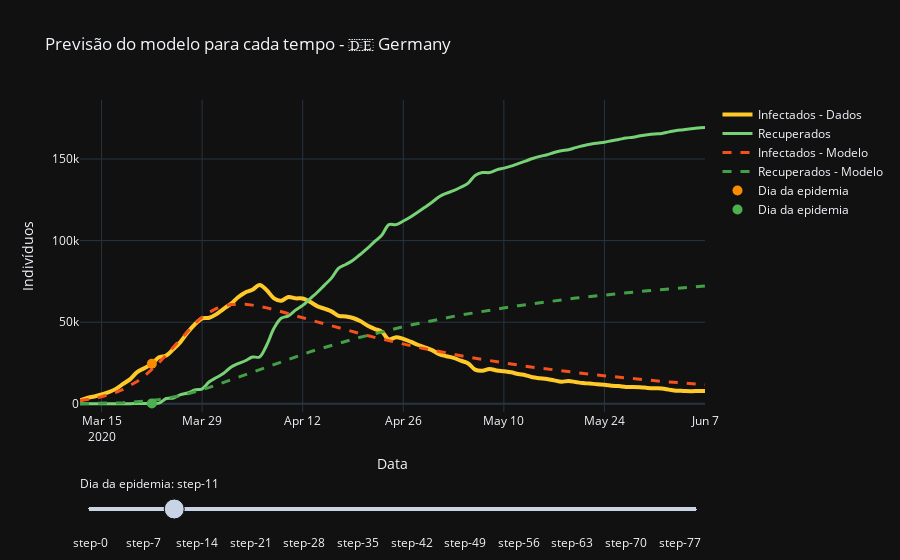

Write notebook code for a chart like this one.
### Markdown cell above
# Visualizando as previsões de $I(t)$ e $R(t)$

Vamos analisar as previsões quando somente os dados antes do pico são fornecidos ao modelo, e as previões utilizando os dados após o pico:

### Code cell
# Create figure
fig = go.Figure()

# Add the correct trace
fig.add_trace(go.Scatter(
                x=time_ref, 
                y=I,
                name="Infectados - Dados",
                mode='lines',
                line_shape='spline',
                line = dict(color='#ffca28', width=4)))
fig.add_trace(go.Scatter(
                x=time_ref,
                y=R,
                name="Recuperados - Dados",
                mode="lines",
                line_shape="spline",
                line=dict(color='#76d275', width=3)))

# Add traces, one for each slider step
for prediction in saved_prediction:
    fig.add_trace(
        go.Scatter(
            visible=False,
            line=dict(color="#f4511d", dash="dash", width=3),
            name="Infectados - Modelo",
            x=time_ref,
            y=prediction[1]))
    fig.add_trace(
        go.Scatter(
            visible=False,
            line=dict(color="#43a047", dash="dash", width=3),
            name="Recuperados - Modelo",
            x=time_ref,
            y=prediction[2]))

for i, prediction in enumerate(saved_prediction):
    fig.add_trace(
        go.Scatter(
            mode="markers",
            visible=False,
            marker_symbol="circle", 
            name="Dia da epidemia",
            marker_color="#fb8c00", 
            marker_size=10, 
            hovertemplate="Dia da epidemia: %{x}.",
            x=[time_ref[i]], y=[I[i]]))
    fig.add_trace(
        go.Scatter(
            mode="markers",
            visible=False,
            marker_symbol="circle", 
            name="Dia da epidemia",
            marker_color="#4caf50", 
            marker_size=10, 
            hovertemplate="Dia da epidemia: %{x}.",
            x=[time_ref[i]], y=[R[i]]))
    
# Make 10th trace visible
data_size = len(saved_prediction)
fig.data[0].visible = True
fig.data[1].visible = True
fig.data[2+20].visible = True
fig.data[3+20].visible = True
fig.data[2*data_size+2+20].visible = True
fig.data[2*data_size+3+20].visible = True


# Create and add slider
steps = []
for i in range(data_size):
    step = dict(
        method='update', #"update", "relayout", "restyle"
        args=[{"visible": 2*[True] + [False]*4*data_size},
              {"title": "Slider switched to step: " + str(i)}] )
    step["args"][0]["visible"][2+2*data_size+2*i] = True
    step["args"][0]["visible"][3+2*data_size+2*i] = True
    step["args"][0]["visible"][2+2*i] = True
    step["args"][0]["visible"][3+2*i] = True
    steps.append(step)

sliders = [dict(
    active=11, pad={"t": 60}, steps=steps,
    currentvalue={"prefix": "Dia da epidemia: "},
)]

fig.update_layout(
    template='plotly_dark',#'xgridoff',
    sliders=sliders,
    xaxis_title='Data',
    yaxis_title='Indivíduos',
    title_text="Previsão do modelo para cada tempo - 🇩🇪 " + country['data']["name"],
    yaxis_range=[-5e3,max([1.30*max(I), 1.10*max(R)])],
    xaxis_range=[time_ref[0], time_ref[-1]]
)

fig.show()
fig.write_html("DE_iteractive_prevision_plot.html")
